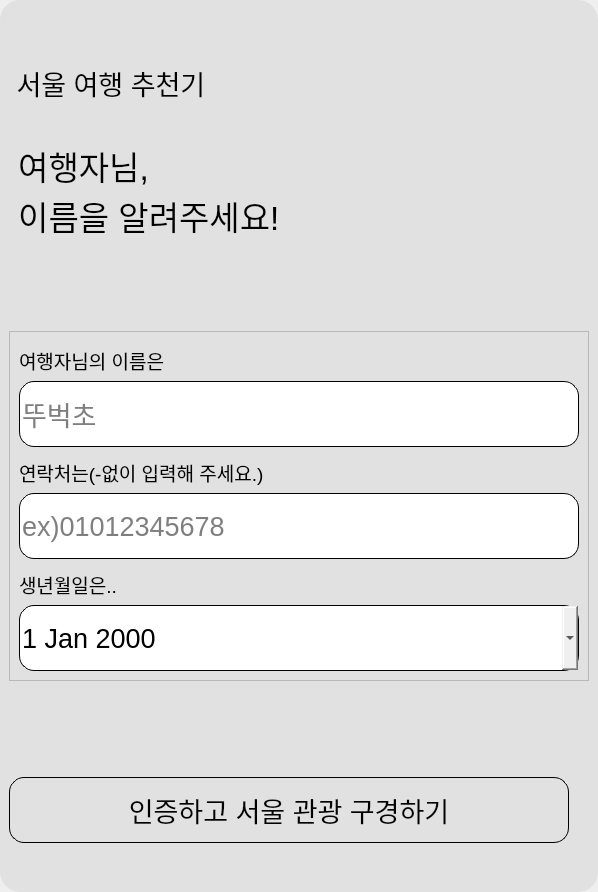
      <widget class="QWidget" name="login_page">
       <property name="styleSheet">
        <string notr="true">QFrame#frame_14{
	background-color: rgb(225, 225, 225);
	border-radius:20px;}</string>
       </property>
       <layout class="QVBoxLayout" name="verticalLayout_16">
        <property name="spacing">
         <number>0</number>
        </property>
        <property name="leftMargin">
         <number>0</number>
        </property>
        <property name="topMargin">
         <number>0</number>
        </property>
        <property name="rightMargin">
         <number>0</number>
        </property>
        <property name="bottomMargin">
         <number>0</number>
        </property>
        <item>
         <widget class="QFrame" name="frame_14">
          <property name="frameShape">
           <enum>QFrame::StyledPanel</enum>
          </property>
          <property name="frameShadow">
           <enum>QFrame::Raised</enum>
          </property>
          <layout class="QVBoxLayout" name="verticalLayout_14">
           <item>
            <spacer name="verticalSpacer_8">
             <property name="orientation">
              <enum>Qt::Vertical</enum>
             </property>
             <property name="sizeType">
              <enum>QSizePolicy::Fixed</enum>
             </property>
             <property name="sizeHint" stdset="0">
              <size>
               <width>20</width>
               <height>55</height>
              </size>
             </property>
            </spacer>
           </item>
           <item>
            <widget class="QLabel" name="label_4">
             <property name="maximumSize">
              <size>
               <width>16777215</width>
               <height>37</height>
              </size>
             </property>
             <property name="font">
              <font>
               <pointsize>20</pointsize>
              </font>
             </property>
             <property name="text">
              <string> 서울 여행 추천기</string>
             </property>
            </widget>
           </item>
           <item>
            <spacer name="verticalSpacer_9">
             <property name="orientation">
              <enum>Qt::Vertical</enum>
             </property>
             <property name="sizeType">
              <enum>QSizePolicy::Fixed</enum>
             </property>
             <property name="sizeHint" stdset="0">
              <size>
               <width>20</width>
               <height>35</height>
              </size>
             </property>
            </spacer>
           </item>
           <item>
            <widget class="QLabel" name="label_7">
             <property name="maximumSize">
              <size>
               <width>16777215</width>
               <height>96</height>
              </size>
             </property>
             <property name="font">
              <font>
               <pointsize>25</pointsize>
              </font>
             </property>
             <property name="text">
              <string> 여행자님,
 이름을 알려주세요!</string>
             </property>
            </widget>
           </item>
           <item>
            <spacer name="verticalSpacer_10">
             <property name="orientation">
              <enum>Qt::Vertical</enum>
             </property>
             <property name="sizeType">
              <enum>QSizePolicy::Expanding</enum>
             </property>
             <property name="sizeHint" stdset="0">
              <size>
               <width>20</width>
               <height>87</height>
              </size>
             </property>
            </spacer>
           </item>
           <item>
            <widget class="QFrame" name="frame_15">
             <property name="minimumSize">
              <size>
               <width>0</width>
               <height>350</height>
              </size>
             </property>
             <property name="maximumSize">
              <size>
               <width>16777215</width>
               <height>350</height>
              </size>
             </property>
             <property name="styleSheet">
              <string notr="true">QLineEdit{border-radius:15px;
border:1px solid black;
	font: 20pt;
}</string>
             </property>
             <property name="frameShape">
              <enum>QFrame::StyledPanel</enum>
             </property>
             <property name="frameShadow">
              <enum>QFrame::Raised</enum>
             </property>
             <layout class="QVBoxLayout" name="verticalLayout_15">
              <item>
               <widget class="QLabel" name="user_name_label">
                <property name="font">
                 <font>
                  <pointsize>14</pointsize>
                 </font>
                </property>
                <property name="text">
                 <string>여행자님의 이름은</string>
                </property>
                <property name="alignment">
                 <set>Qt::AlignBottom|Qt::AlignLeading|Qt::AlignLeft</set>
                </property>
               </widget>
              </item>
              <item>
               <widget class="QLineEdit" name="lineEdit">
                <property name="minimumSize">
                 <size>
                  <width>560</width>
                  <height>66</height>
                 </size>
                </property>
                <property name="placeholderText">
                 <string>뚜벅초</string>
                </property>
               </widget>
              </item>
              <item>
               <widget class="QLabel" name="user_number_label">
                <property name="font">
                 <font>
                  <pointsize>14</pointsize>
                 </font>
                </property>
                <property name="text">
                 <string>연락처는(-없이 입력해 주세요.)</string>
                </property>
                <property name="alignment">
                 <set>Qt::AlignBottom|Qt::AlignLeading|Qt::AlignLeft</set>
                </property>
               </widget>
              </item>
              <item>
               <widget class="QLineEdit" name="lineEdit_2">
                <property name="minimumSize">
                 <size>
                  <width>560</width>
                  <height>66</height>
                 </size>
                </property>
                <property name="placeholderText">
                 <string>ex)01012345678</string>
                </property>
               </widget>
              </item>
              <item>
               <widget class="QLabel" name="user_birth_label">
                <property name="font">
                 <font>
                  <pointsize>14</pointsize>
                 </font>
                </property>
                <property name="text">
                 <string>생년월일은..</string>
                </property>
                <property name="alignment">
                 <set>Qt::AlignBottom|Qt::AlignLeading|Qt::AlignLeft</set>
                </property>
               </widget>
              </item>
              <item>
               <widget class="QDateEdit" name="dateEdit">
                <property name="minimumSize">
                 <size>
                  <width>560</width>
                  <height>66</height>
                 </size>
                </property>
                <property name="styleSheet">
                 <string notr="true">border-radius:15px;
border:1px solid black;
	font: 20pt;</string>
                </property>
                <property name="calendarPopup">
                 <bool>true</bool>
                </property>
               </widget>
              </item>
             </layout>
            </widget>
           </item>
           <item>
            <spacer name="verticalSpacer_11">
             <property name="orientation">
              <enum>Qt::Vertical</enum>
             </property>
             <property name="sizeType">
              <enum>QSizePolicy::Fixed</enum>
             </property>
             <property name="sizeHint" stdset="0">
              <size>
               <width>20</width>
               <height>90</height>
              </size>
             </property>
            </spacer>
           </item>
           <item>
            <widget class="QPushButton" name="admit_btn">
             <property name="minimumSize">
              <size>
               <width>560</width>
               <height>66</height>
              </size>
             </property>
             <property name="maximumSize">
              <size>
               <width>560</width>
               <height>16777215</height>
              </size>
             </property>
             <property name="styleSheet">
              <string notr="true">border-radius:15px;
border:1px solid black;
	font: 20pt;</string>
             </property>
             <property name="text">
              <string>인증하고 서울 관광 구경하기</string>
             </property>
            </widget>
           </item>
           <item>
            <spacer name="verticalSpacer_12">
             <property name="orientation">
              <enum>Qt::Vertical</enum>
             </property>
             <property name="sizeHint" stdset="0">
              <size>
               <width>20</width>
               <height>40</height>
              </size>
             </property>
            </spacer>
           </item>
          </layout>
         </widget>
        </item>
       </layout>
      </widget>
